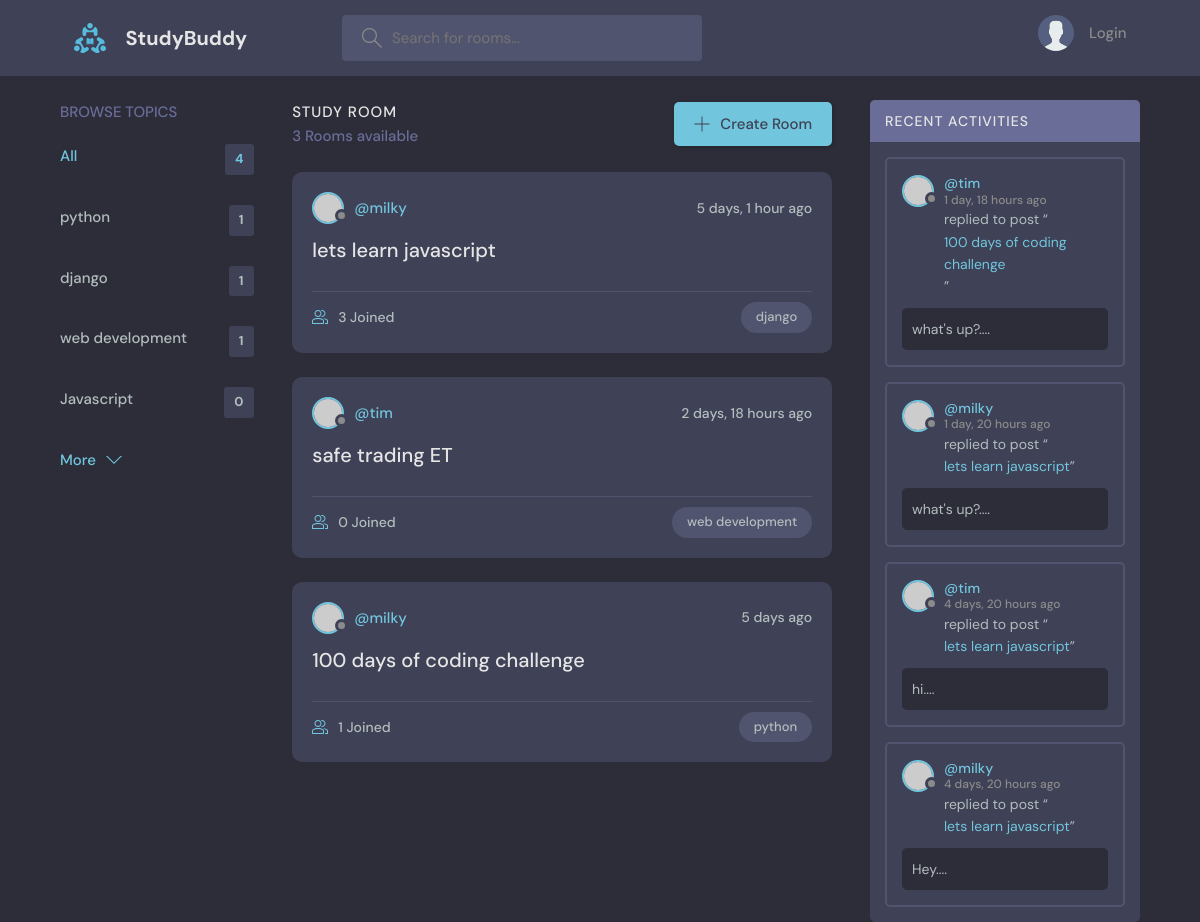
The app's page /, older data.
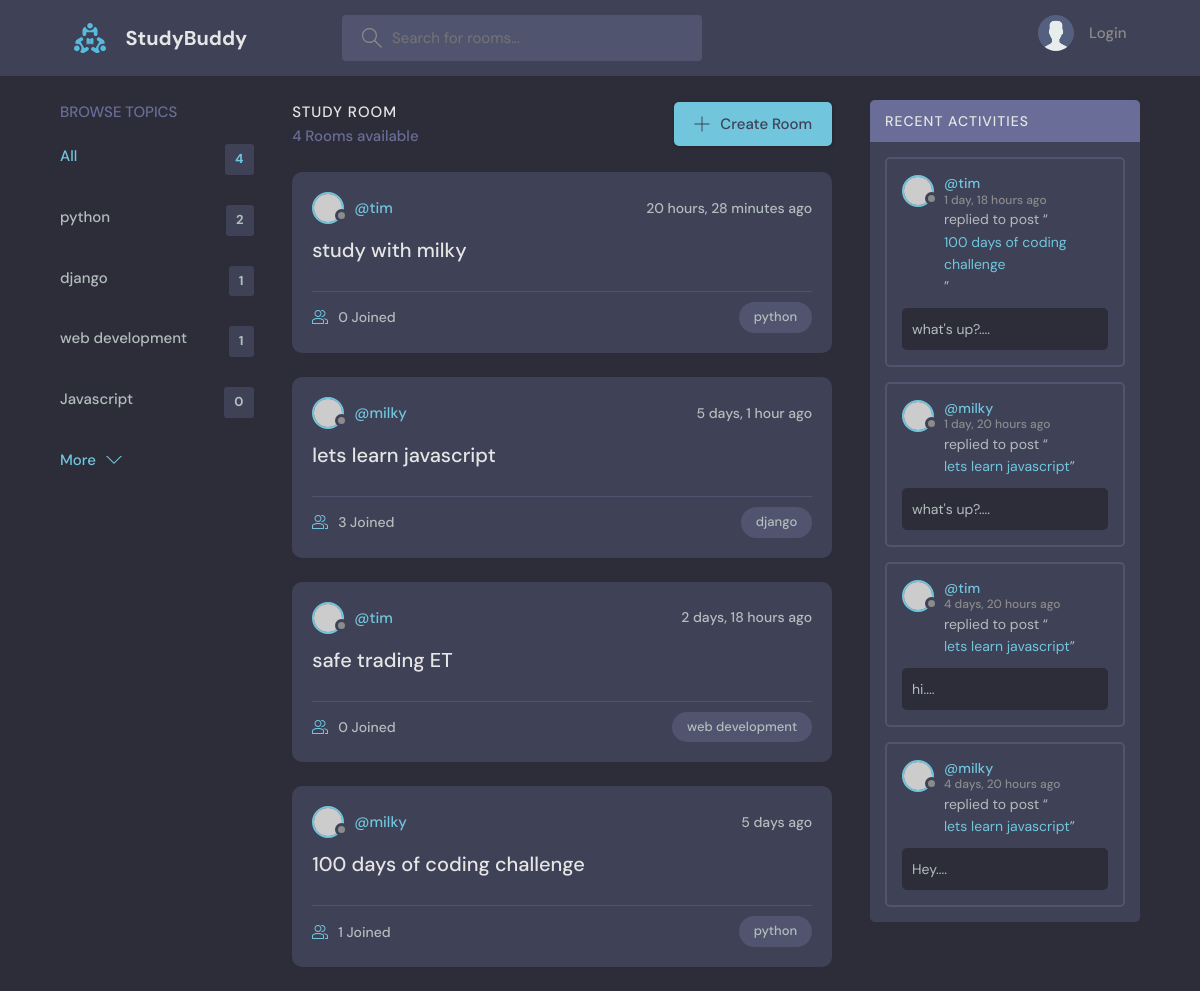
The same page, newer data.
### base/models.py (models this page shows, shortened)
class Topic(models.Model):
    name=models.CharField(max_length=200)

class Room(models.Model):
    host=models.ForeignKey(User, on_delete=models.SET_NULL, null=True)
    topic=models.ForeignKey(Topic, on_delete=models.SET_NULL, null=True)
    name=models.CharField(max_length=200)
    description=models.TextField(null=True, blank=True)
    participants=models.ManyToManyField(User,related_name='participants', blank=True)
    updated = models.DateTimeField(auto_now=True)
    created = models.DateTimeField(auto_now_add=True)
    class Meta:
        ordering=['-updated', '-created']
    def __str__(self):
        return self.name

class Message(models.Model):
    user=models.ForeignKey(User, on_delete=models.CASCADE)
    room=models.ForeignKey(Room, on_delete=models.CASCADE)
    body=models.TextField()
    updated = models.DateTimeField(auto_now=True)
    created = models.DateTimeField(auto_now_add=True)
    class Meta:
        ordering=['-updated', '-created']
    def __str__(self):
        return self.body[0:50]

### base/views.py (the view)
# urls.py: path('', views.home, name="home"),
def  home(request):
    q=request.GET.get('q') if request.GET.get('q') !=None else ''
    rooms=Room.objects.filter(
        Q(topic__name__icontains=q) |
        Q(name__icontains=q)|
        Q(description__icontains=q)
        )
    topics=Topic.objects.all()
    room_count= rooms.count()
    room_messages=Message.objects.filter(Q(room__topic__name__icontains=q))
    context={'rooms':rooms, 'topics': topics, 'room_count':room_count,'room_messages':room_messages}
    return render(request, 'base/home.html', context)

### base/templates/base/home.html (shortened to what this page needs)
{% extends 'main.html' %} {% block content %}
<body>
  <main class="layout layout--3">
    <div class="container">
      {% include 'base/topics_component.html' %}
      <div class="roomList">
        <div class="roomList__header">
          <div>
            <h2>Study Room</h2>
            <p>{{room_count}} Rooms available</p>
          </div>
          <a class="btn btn--main" href="{% url 'create-room' %}">
            <svg
              version="1.1"
              xmlns="http://www.w3.org/2000/svg"
              width="32"
              height="32"
              viewBox="0 0 32 32"
            >
              <title>add</title>
              <path
                d="M16.943 0.943h-1.885v14.115h-14.115v1.885h14.115v14.115h1.885v-14.115h14.115v-1.885h-14.115v-14.115z"
              ></path>
            </svg>
            Create Room
          </a>
        </div>
        {% include 'base/feed_component.html' %}
      </div>
      {% include 'base/activity_component.html' %}
    </div>
  </main>
</body>
{% endblock %}

### base/templates/base/topics_component.html
<div class="topics">
  <div class="topics__header">
    <h2>Browse Topics</h2>
  </div>
  <ul class="topics__list">
    <li>
      <a href="{% url 'home' %}" class="active"
        >All <span>{{topics.count}}</span></a
      >
    </li>
    {% for topic in topics %}
    <li>
      <a href="{% url 'home' %}?q={{topic.name}}"
        >{{topic.name}} <span>{{topic.room_set.all.count}}</span></a
      >
    </li>
    {% endfor %}
  </ul>
  <a class="btn btn--link" href="topics.html">
    More
    <svg
      version="1.1"
      xmlns="http://www.w3.org/2000/svg"
      width="32"
      height="32"
      viewBox="0 0 32 32"
    >
      <title>chevron-down</title>
      <path d="M16 21l-13-13h-3l16 16 16-16h-3l-13 13z"></path>
    </svg>
  </a>
</div>

### base/templates/base/feed_component.html (shortened to what this page needs)
{% for room in rooms %}
<div class="roomListRoom">
  <div class="roomListRoom__header">
    <a
      href="{% url 'user-profile' room.host.id %}"
      class="roomListRoom__author"
    >
      <div class="avatar avatar--small">
        <img src="https://randomuser.me/api/portraits/women/11.jpg" />
      </div>
      <span>@{{room.host.username}}</span>
    </a>
    <div class="roomListRoom__actions">
      <span> {{room.created|timesince}} ago</span>
    </div>
  </div>
  <div class="roomListRoom__content">
    <a href="{% url 'room' room.id %}">{{room.name}}</a>
  </div>
  <div class="roomListRoom__meta">
    <a href="{% url 'room' room.id %}" class="roomListRoom__joined">
      {{room.participants.all.count}} Joined
    </a>
    <p class="roomListRoom__topic">{{room.topic.name}}</p>
  </div>
</div>
{% endfor %}

### base/templates/base/activity_component.html (shortened to what this page needs)
<div class="activities">
  <div class="activities__header">
    <h2>Recent Activities</h2>
  </div>
  {%for message in room_messages %}
  <div class="activities__box">
    <div class="activities__boxHeader roomListRoom__header">
      <a
        href="{% url 'user-profile' message.user.id %}"
        class="roomListRoom__author"
      >
        <div class="avatar avatar--small">
          <img src="https://randomuser.me/api/portraits/women/11.jpg" />
        </div>
        <p>
          @{{message.user}}
          <span>{{message.created|timesince}} ago</span>
        </p>
      </a>
    </div>
    <div class="activities__boxContent">
      <p>
        replied to post “<a href="{% url 'room' message.room.id %}"
          >{{message.room}}</a
        >”
      </p>
      <div class="activities__boxRoomContent">{{message}}....</div>
    </div>
  </div>
  {% endfor %}
</div>

Row changes from the older to the newer data that the page shows:
computed for Topic "python": room_set.all.count "1" → "2"
added Room: host.username "tim", created "20 hours, 28 minutes", name "study with milky", participants.all.count "0", topic.name "python"
Text that changed along with them:
{{ room_count }}: "3" → "4"
